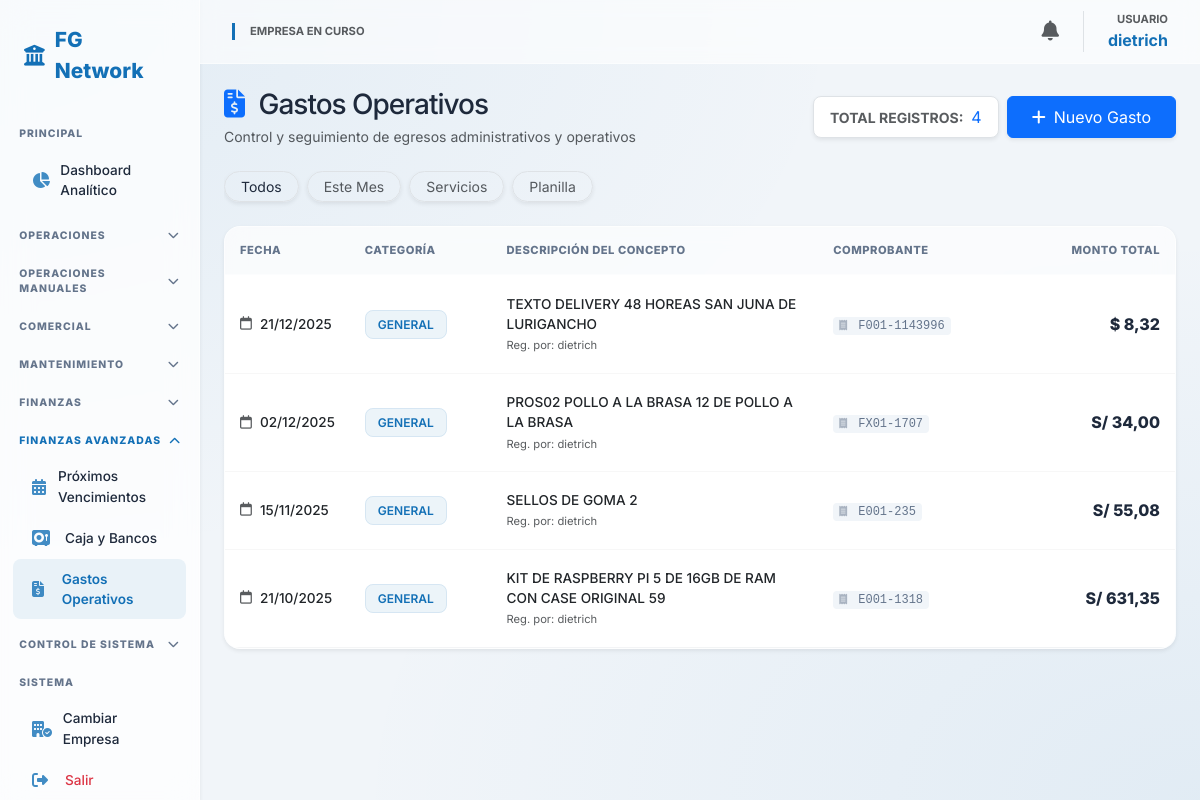
Screenshot of /finanzas/gastos/ (signed in) with the database file from the repository.
### core/models.py (models this page shows, shortened)
class Usuario(AbstractUser):
    empresa_actual = models.ForeignKey(Empresa, on_delete=models.SET_NULL, null=True, blank=True, related_name='usuarios_activos')
    rol = models.ForeignKey(Rol, on_delete=models.PROTECT, null=True)
    empresas_permitidas = models.ManyToManyField(Empresa, related_name='personal')

class GastoOperativo(models.Model):
    empresa = models.ForeignKey(Empresa, on_delete=models.CASCADE)
    categoria_gasto = models.ForeignKey(CategoriaGasto, on_delete=models.PROTECT)
    comprobante = models.ForeignKey(Comprobante, on_delete=models.SET_NULL, null=True, blank=True)
    descripcion = models.TextField()
    monto = models.DecimalField(max_digits=12, decimal_places=2)
    moneda = models.CharField(max_length=3, default='PEN')
    fecha = models.DateField()

class CategoriaGasto(models.Model):
    nombre = models.CharField(max_length=100)

class Comprobante(models.Model):
    OP_CHOICES = [
        ('Compra', 'Compra'),
        ('Venta', 'Venta')]
    DOC_TIPOS = [
        ('Factura', 'Factura'),
        ('Boleta', 'Boleta'),
        ('Recibo', 'Recibo / Nota de Venta'),
        ('Otros', 'Otros (AliExpress/Amazon)')]
    empresa = models.ForeignKey(Empresa, on_delete=models.CASCADE)
    entidad = models.ForeignKey(Entidad, on_delete=models.PROTECT)
    tipo_documento = models.CharField(max_length=20, choices=DOC_TIPOS)
    operacion = models.CharField(max_length=20, choices=OP_CHOICES)
    serie = models.CharField(max_length=10)
    numero = models.CharField(max_length=20)
    fecha_emision = models.DateField()
    moneda = models.CharField(max_length=3, default='PEN')
    tipo_cambio = models.DecimalField(max_digits=10, decimal_places=3, default=1.0)
    subtotal = models.DecimalField(max_digits=12, decimal_places=2)
    igv = models.DecimalField(max_digits=12, decimal_places=2)
    total = models.DecimalField(max_digits=12, decimal_places=2)
    estado_sunat = models.CharField(max_length=20, default='PENDIENTE')
    es_escudo_tributario = models.BooleanField(default=False)
    es_flete = models.BooleanField(default=False)
    comprobante_asociado = models.ForeignKey('self', on_delete=models.SET_NULL, null=True, blank=True)

### core/views.py (the view)
# urls.py: path('finanzas/gastos/', views.lista_gastos, name='lista_gastos'),
@login_required
def lista_gastos(request):
    emp_id = request.session.get('empresa_id')
    gastos = GastoOperativo.objects.filter(empresa_id=emp_id).order_by('-fecha')
    return render(request, 'core/gastos_list.html', {'gastos': gastos})

### core/context_processors.py (called while the page is built)
def global_context(request):
    context = {
        'n_count': 0,
        'n_alertas': [],
        'user_permisos': {}
    }
    if request.user.is_authenticated:
        emp_id = request.session.get('empresa_id')
        if emp_id:
            context['n_count'] = Notificacion.objects.filter(empresa_id=emp_id, leida=False).count()
            context['n_alertas'] = Notificacion.objects.filter(empresa_id=emp_id, leida=False)[:5]
        if hasattr(request.user, 'rol') and request.user.rol:
            context['user_permisos'] = request.user.rol.permisos
    return context

### core/templates/core/gastos_list.html (shortened to what this page needs)
{% extends 'core/base.html' %}
{% block content %}
<div class="dashboard-container">
    <div class="d-flex flex-column flex-md-row justify-content-between align-items-md-center mb-4 gap-3">
        <div>
            <h3 class="fw-800 mb-1" style="color: var(--text-dark); letter-spacing: -1px;">
                <i class="fa-solid fa-file-invoice-dollar text-primary me-2"></i> Gastos Operativos
            </h3>
            <p class="text-muted small mb-0">Control y seguimiento de egresos administrativos y operativos</p>
        </div>
        <div class="d-flex gap-2">
            <div class="bg-white border rounded-3 px-3 py-2 shadow-sm d-flex align-items-center">
                <span class="text-muted small fw-bold me-2">TOTAL REGISTROS:</span>
                <span class="fw-800 text-primary">{{ gastos|length }}</span>
            </div>
            <a href="{% url 'registrar_gasto_manual' %}" class="btn btn-primary shadow-sm px-4 d-flex align-items-center">
                <i class="fa-solid fa-plus me-2"></i> Nuevo Gasto
            </a>
        </div>
    </div>
    <div class="d-flex gap-2 mb-3 overflow-auto pb-2">
        <button class="btn btn-white btn-sm border rounded-pill px-3 shadow-sm active">Todos</button>
        <button class="btn btn-white btn-sm border rounded-pill px-3 shadow-sm text-muted">Este Mes</button>
        <button class="btn btn-white btn-sm border rounded-pill px-3 shadow-sm text-muted">Servicios</button>
        <button class="btn btn-white btn-sm border rounded-pill px-3 shadow-sm text-muted">Planilla</button>
    </div>
    <div class="glass-card p-0 overflow-hidden shadow-sm">
        <div class="table-responsive">
            <table class="table table-modern mb-0">
                <thead>
                    <tr>
                        <th style="width: 12%;">Fecha</th>
                        <th style="width: 15%;">Categoría</th>
                        <th style="width: 35%;">Descripción del Concepto</th>
                        <th style="width: 18%;">Comprobante</th>
                        <th style="width: 20%; text-align: right;">Monto Total</th>
                    </tr>
                </thead>
                <tbody>
                    {% for g in gastos %}
                    <tr>
                        <td>
                            <div class="d-flex align-items-center">
                                <i class="fa-regular fa-calendar text-muted me-2"></i>
                                <span class="fw-medium text-dark">{{ g.fecha|date:"d/m/Y" }}</span>
                            </div>
                        </td>
                        <td>
                            <span class="badge-category text-uppercase">
                                {{ g.categoria_gasto.nombre }}
                            </span>
                        </td>
                        <td>
                            <div class="text-dark fw-medium">{{ g.descripcion }}</div>
                            <small class="text-muted" style="font-size: 0.7rem;">Reg. por: {{ user.username }}</small>
                        </td>
                        <td>
                            {% if g.comprobante %}
                                <span class="receipt-id">
                                    <i class="fa-solid fa-receipt me-1 small opacity-50"></i>
                                    {{ g.comprobante.serie }}-{{ g.comprobante.numero }}
                                </span>
                            {% else %}
                                <span class="text-muted italic small">Sin comprobante (S/F)</span>
                            {% endif %}
                        </td>
                        <td class="text-end">
                            <span class="amount-expense">
                                {% if g.moneda == 'USD' %}${% else %}S/{% endif %} {{ g.monto|floatformat:2 }}
                            </span>
                        </td>
                    </tr>
                    {% endfor %}
                </tbody>
            </table>
        </div>
    </div>
</div>
{% endblock %}

### core/templates/core/base.html (shortened to what this page needs)
<!DOCTYPE html>
<html lang="es">
<head>
    <link href="https://cdn.jsdelivr.net/npm/bootstrap@5.3.0/dist/css/bootstrap.min.css" rel="stylesheet">
    <link rel="stylesheet" href="https://cdnjs.cloudflare.com/ajax/libs/font-awesome/6.4.2/css/all.min.css">
</head>
<body>
<div class="container-fluid p-0">
    <div class="row g-0">
        <nav class="col-md-2 sidebar d-none d-md-block shadow-sm">
            <div class="sidebar-brand">
                <i class="fa-solid fa-building-columns"></i> FG Network
            </div>
            <div class="menu-header">PRINCIPAL</div>
            <a href="{% url 'dashboard' %}" class="nav-link-item">
                <i class="fa-solid fa-chart-pie"></i> Dashboard Analítico
            </a>
            <div class="menu-header" data-bs-toggle="collapse" data-bs-target="#menuOperaciones">
                OPERACIONES <i class="fa-solid fa-chevron-down chevron"></i>
            </div>
            <div class="menu-header" data-bs-toggle="collapse" data-bs-target="#menuManuales">
                OPERACIONES MANUALES <i class="fa-solid fa-chevron-down chevron"></i>
            </div>
            <div class="menu-header" data-bs-toggle="collapse" data-bs-target="#menuCotizaciones">
                COMERCIAL <i class="fa-solid fa-chevron-down chevron"></i>
            </div>
            <div class="menu-header" data-bs-toggle="collapse" data-bs-target="#menuMantenimiento">
                MANTENIMIENTO <i class="fa-solid fa-chevron-down chevron"></i>
            </div>
            <div class="menu-header" data-bs-toggle="collapse" data-bs-target="#menuFinanzas">
                FINANZAS <i class="fa-solid fa-chevron-down chevron"></i>
            </div>
            <div class="menu-header" data-bs-toggle="collapse" data-bs-target="#menuFinanzasAv">
                FINANZAS AVANZADAS <i class="fa-solid fa-chevron-down chevron"></i>
            </div>
            <div class="collapse" id="menuFinanzasAv">
                <a href="{% url 'cronograma_vencimientos' %}" class="nav-link-item"><i class="fa-solid fa-calendar-days"></i> Próximos Vencimientos</a>
                <a href="{% url 'lista_movimientos' %}" class="nav-link-item"><i class="fa-solid fa-vault"></i> Caja y Bancos</a>
                <a href="{% url 'lista_gastos' %}" class="nav-link-item"><i class="fa-solid fa-file-invoice-dollar"></i> Gastos Operativos</a>
            </div>
            <div class="menu-header" data-bs-toggle="collapse" data-bs-target="#menuControl">
                CONTROL DE SISTEMA <i class="fa-solid fa-chevron-down chevron"></i>
            </div>
            <div class="menu-header">SISTEMA</div>
            <a href="{% url 'seleccionar_empresa' %}" class="nav-link-item"><i class="fa-solid fa-building-circle-check"></i> Cambiar Empresa</a>
            <a href="{% url 'logout' %}" class="text-danger"><i class="fa-solid fa-right-from-bracket"></i> Salir</a>
        </nav>
        <main class="col-md-10 main-content">
            <nav class="navbar d-flex justify-content-between sticky-top">
                <div class="d-flex align-items-center gap-3">
                    <div style="border-left: 3px solid var(--primary); padding-left: 15px;">
                        <span class="text-muted small d-block" style="font-size: 0.7rem; font-weight: 700; text-transform: uppercase;">Empresa en curso</span>
                    </div>
                </div>
                <div class="d-flex align-items-center gap-4">
                    <div class="dropdown">
                        <a href="#" class="text-muted position-relative" data-bs-toggle="dropdown">
                            <i class="fa-solid fa-bell fs-5"></i>
                        </a>
                    </div>
                    <div class="text-end border-start ps-4">
                        <span class="text-muted small d-block" style="font-size: 0.7rem; font-weight: 700;">USUARIO</span>
                        <span class="fw-bold" style="color: var(--primary);">{{ user.username }}</span>
                    </div>
                </div>
            </nav>
            <div class="p-4">
                {% block content %}{% endblock %}
            </div>
        </main>
    </div>
</div>
</body>
</html>

### core/templates/core/base.html (style rules this page uses)
:root { --primary: #1370b6; --primary-soft: rgba(19, 112, 182, 0.08); --glass-white: rgba(255, 255, 255, 0.75); --glass-border: rgba(255, 255, 255, 0.5); --text-dark: #1e293b; --text-muted: #64748b; --bg-fintech: #f1f5f9; }
body { background-color: var(--bg-fintech); background-image: radial-gradient(at 0% 0%, rgba(19, 112, 182, 0.07) 0px, transparent 50%), radial-gradient(at 100% 100%, rgba(19, 112, 182, 0.07) 0px, transparent 50%); background-attachment: fixed; font-family: 'Inter', sans-serif; color: var(--text-dark); margin: 0; }
.sidebar { background: var(--glass-white); backdrop-filter: blur(15px); -webkit-backdrop-filter: blur(15px); border-right: 1px solid var(--glass-border); height: 100vh; position: fixed; overflow-y: auto; z-index: 1000; padding-bottom: 50px; }
.sidebar-brand { padding: 1.5rem; font-weight: 800; color: var(--primary); font-size: 1.3rem; display: flex; align-items: center; gap: 10px; }
.menu-header { padding: 1rem 1.2rem 0.4rem; font-size: 0.65rem; font-weight: 800; text-transform: uppercase; color: var(--text-muted); letter-spacing: 1px; display: flex; justify-content: space-between; align-items: center; cursor: pointer; transition: all 0.2s; }
.sidebar a { color: var(--text-dark); text-decoration: none; padding: 0.6rem 1.2rem; display: flex; align-items: center; font-size: 0.85rem; font-weight: 500; border-radius: 8px; margin: 0.1rem 0.8rem; transition: all 0.2s ease; }
.sidebar a i { width: 25px; font-size: 1rem; margin-right: 8px; color: var(--primary); opacity: 0.8; }
.sidebar a:hover, .sidebar a.active { background: var(--primary-soft); color: var(--primary); font-weight: 600; }
.navbar { background: rgba(255, 255, 255, 0.6) !important; backdrop-filter: blur(10px); -webkit-backdrop-filter: blur(10px); border-bottom: 1px solid var(--glass-border); padding: 0.7rem 2rem; }
.main-content { margin-left: 16.666667%; min-height: 100vh; }
.menu-header i.chevron { transition: transform 0.3s ease; font-size: 0.7rem; }
.menu-header[aria-expanded="true"] i.chevron { transform: rotate(180deg); }
.glass-card { background: var(--glass-white); backdrop-filter: blur(10px); border-radius: 16px; border: 1px solid var(--glass-border); box-shadow: 0 10px 30px rgba(0,0,0,0.03); padding: 20px; }

### core/templates/core/gastos_list.html (style rules this page uses)
.table-modern thead th { background: rgba(248, 250, 252, 0.5); color: var(--text-muted); font-size: 0.7rem; text-transform: uppercase; font-weight: 800; letter-spacing: 0.5px; padding: 15px; border-bottom: 2px solid var(--glass-border); }
.table-modern tbody td { padding: 18px 15px; vertical-align: middle; border-bottom: 1px solid rgba(0,0,0,0.03); font-size: 0.85rem; }
.badge-category { background-color: var(--primary-soft); color: var(--primary); border: 1px solid rgba(19, 112, 182, 0.1); padding: 6px 12px; border-radius: 8px; font-weight: 600; font-size: 0.75rem; }
.amount-expense { font-family: 'Inter', sans-serif; font-weight: 800; color: #1e293b; font-size: 1rem; }
.receipt-id { font-family: 'Monaco', 'Consolas', monospace; color: var(--text-muted); font-size: 0.75rem; background: #f1f5f9; padding: 2px 6px; border-radius: 4px; }

### rows the page displays
Usuario: username "dietrich"
GastoOperativo: fecha "21/12/2025", categoria_gasto.nombre "GENERAL", descripcion "TEXTO DELIVERY 48 HOREAS SAN JUNA DE LURIGANCHO", comprobante.serie "F001", comprobante.numero "1143996", monto "8,32"
GastoOperativo: fecha "02/12/2025", categoria_gasto.nombre "GENERAL", descripcion "PROS02 POLLO A LA BRASA 12 DE POLLO A LA BRASA", comprobante.serie "FX01", comprobante.numero "1707", moneda "S/", monto "34,00"
GastoOperativo: fecha "15/11/2025", categoria_gasto.nombre "GENERAL", descripcion "SELLOS DE GOMA 2", comprobante.serie "E001", comprobante.numero "235", moneda "S/", monto "55,08"
GastoOperativo: fecha "21/10/2025", categoria_gasto.nombre "GENERAL", descripcion "KIT DE RASPBERRY PI 5 DE 16GB DE RAM CON CASE ORIGINAL 59", comprobante.serie "E001", comprobante.numero "1318", moneda "S/", monto "631,35"

### other values shown
{{ gastos|length }} "4"
